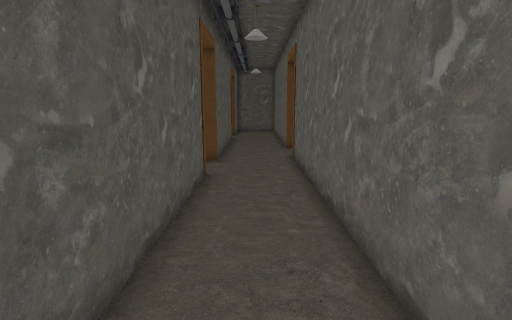
View 1 (above)

16 first-person views from a walk through a Godot game level. The camera is 1.2 m above the floor, tilts 10° down and sees 80° across. The floor is counted in squares, 0.5 m on a side. Each view is taken from the middle of a square. On the plan, view 1 faces up. The plan holds only what a view shows up to about 19 squares ahead; the rest is blank. The place goes on beyond the plan. Characters and animated objects are not drawn. Door leaves are left out where a doorway can be walked through.

View 2
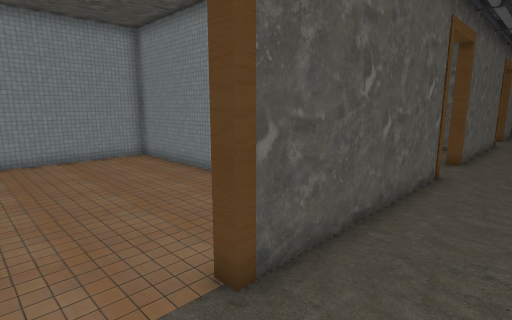

View 3
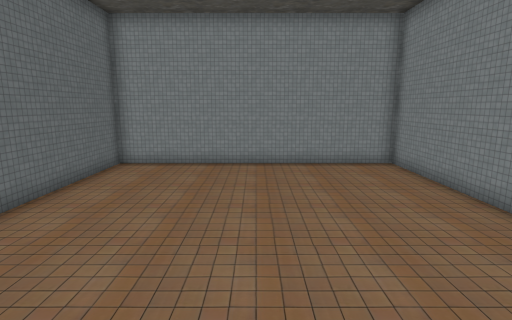

View 4
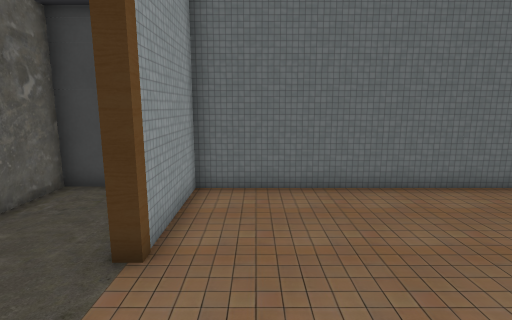

View 5
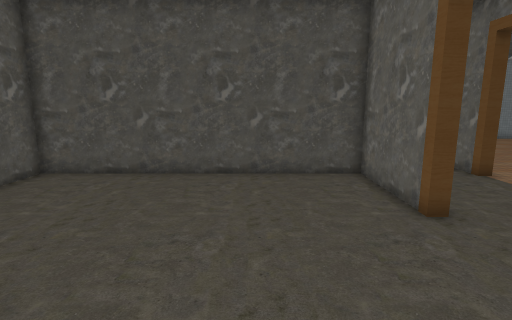

View 6
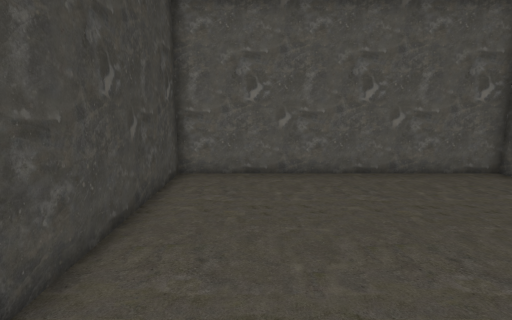

View 7
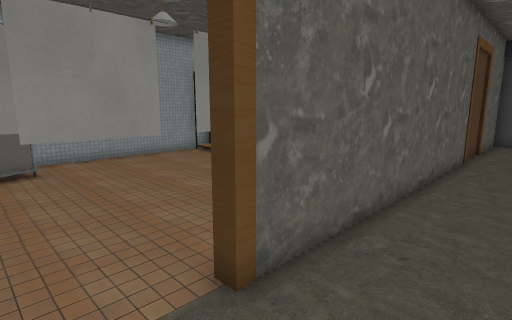

View 8
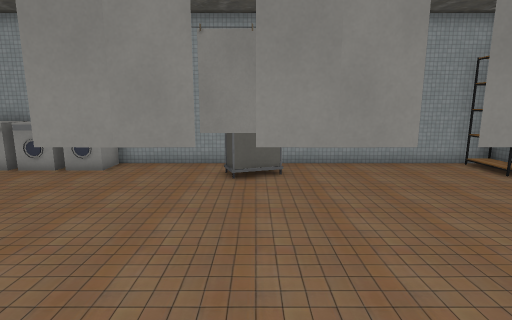

View 9
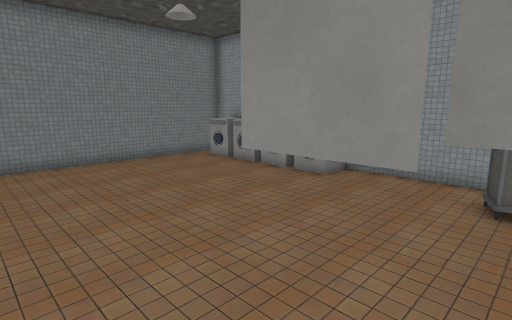

View 10
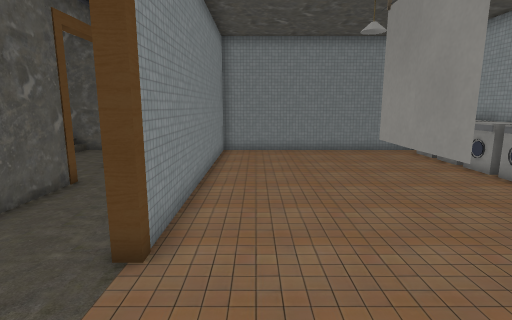

View 11
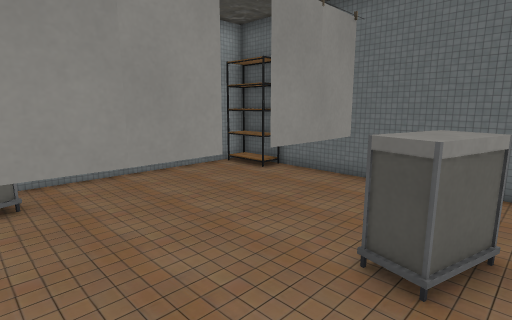

View 12
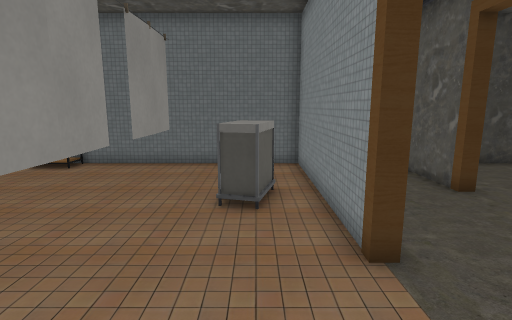

View 13
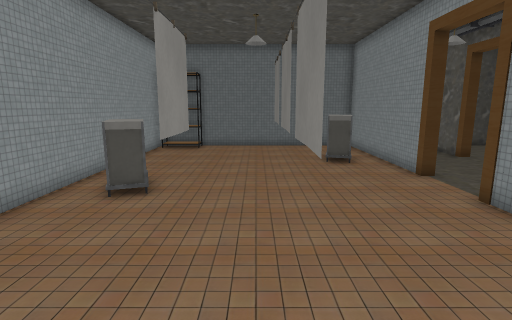

View 14
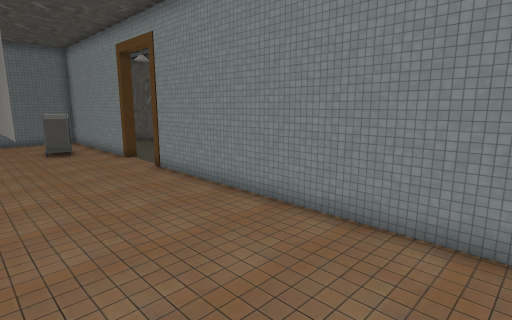

View 15
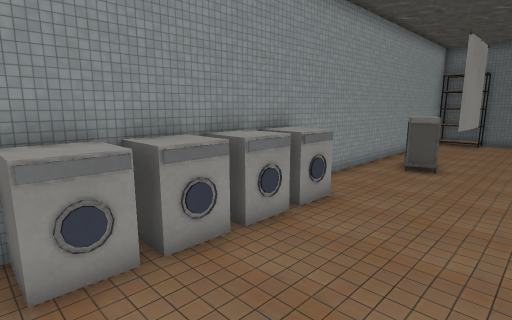

View 16
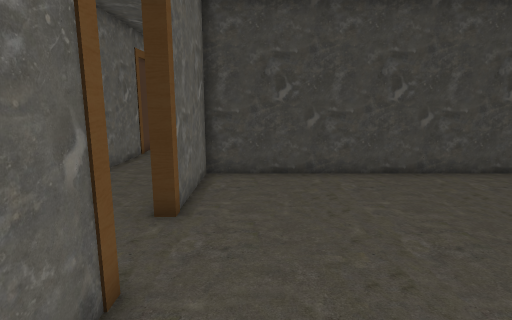

### Floor plan
Key: @ floor where view 1 was taken; # wall or solid block; x gap in a wall; . floor; D door; F frame; C curtain; T thing the floor can be seen under or through; A cart; S shelf; M machine.
Columns run from 14 left of view 1 to 14 right of it. Each row starts with its distance up from view 1.
 30         ##      #############
 29          ..     #..........M#
 28          ..     #.........MM#
 27           ..    #..........M#
 26           ..F   #.........MM#
 25            .F   #.........MM#
 24            .D   #.........MM#
 23             F.  #.........MM#
 22             F.  #.........MM#
 21             #.. #...........#
 20             #...#....T......#
 19             #...#....T......#
 18 #############...F....T......#
 17 #...........#...F....x..TAA.#
 16 #...........#...D....x..TAA.#
 15 #...........#...F....T..T.A.#
 14 #...........F...F....T......#
 13 #...........F...#....x......#
 12 #...........D...#.AA........#
 11 #...........F...#.AA.#......#
 10 #...........F...#.A..#......#
  9 #...........#...#....#......#
  8 #...........#...#...........#
  7 #...........#...#........SSS#
  6 #############...#############
  5 #........   #...#
  4 #.........  #...#
  3 #.......... #...#
  2 #...........F...F
  1 #...........F...#
  0 #...........D.@.#
 -1 #...........F...#
 -2 #...........F...F
 -3 #...........#...#
 -4 #...........#...#
 -5 #...........  ..#
 -6 #############CCC#

Positions as (right, up) in squares from view 1, and headings:
1: (0, 0), facing up
2: (1, -1), facing up-left
3: (-1, 0), facing left
4: (-4, 3), facing down
5: (-6, 7), facing up
6: (-3, 9), facing left
7: (-1, 17), facing down-right
8: (1, 16), facing right
9: (3, 16), facing up-right
10: (4, 13), facing up
11: (3, 16), facing down-right
12: (4, 19), facing down
13: (8, 25), facing down
14: (8, 29), facing down-left
15: (8, 29), facing down-right
16: (-4, 17), facing down
